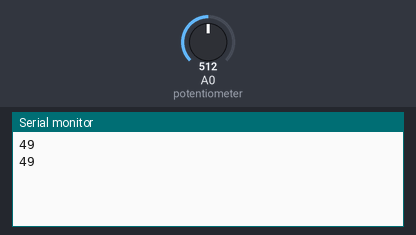
This sketch was run on a simulated Arduino Uno, built with avr-gcc and run on an emulated ATmega328P. On the bench: the last lines printed to the serial monitor. Inputs (shaded band) come from the test bench; at power-on: A0 (potentiometer) = 512.

Above: at 1.8 s.
1.9 s: A0 (potentiometer) set to 716
At 2.8 s:
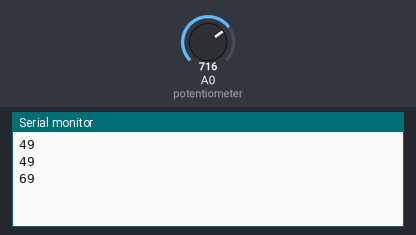
3.4 s: A0 (potentiometer) set to 900
At 4.8 s:
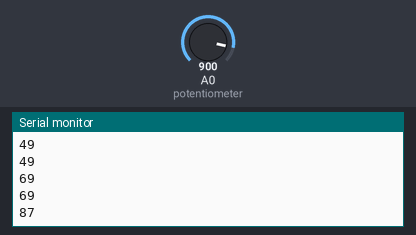
Timing chart, 0 to 6.4 s (numbered marks = the images above; inputs shaded):
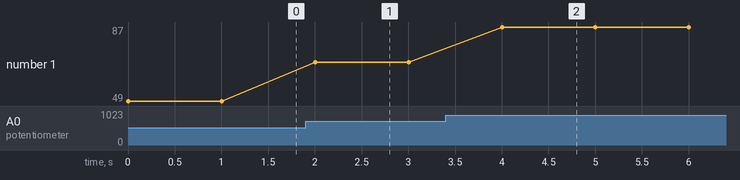

Measured:
- after the input at 1.9 s, the serial monitor: prints a new line after 0.10 s (image 1)
- after the input at 3.4 s, the serial monitor: prints a new line after 0.60 s (image 2)
- plotted number 1: 49 → 69 after the input at 1.9 s, 69 → 87 after the input at 3.4 s

The sketch:

assignment1.ino
```cpp
void setup()
{
  Serial.begin(9600);
}

int * convertdecimal(int decimal)
{
 int *binary = new int[4];//pointer array which represents the decimal value in binary
 //for loop converts the firstdigit and seconddigit variables into binary and storing the results in
 //firstdigitbinary and seconddigitbinary. It works by comparing the decimal number
  for (int i = 3; i > -1; i--)
  {
      //compares decimal to 8, if greater or equal set bit 3 to 1, then subtract 8 from decimal and continue comparing
        //if less than 8, set pin 3 to 0 and continue comparing
        if( i==3 & decimal>=8 ){

            binary[3] = 1;
            decimal=decimal-8;
        }
        else if (i==3)
        {
          binary[3] =0;
        }
      //compares decimal to 4, if greater or equal set bit 2 to 1, then subtract 4 from decimal and continue comparing
        //if less than 4, set pin 2 to 0 and continue comparing
        if( i==2 & decimal>=4 ){
          binary[2] =1;
            decimal=decimal-4;
        }
        else if (i==2)
        {
        binary[2] =0;
        }
      //compares decimal to 2, if greater or equal set bit 1 to 1, then subtract 2 from decimal and continue comparing
        //if less than 2, set pin 1 to 0 and continue comparing
        if( i==1 & decimal>=2 ){
          binary[1] =1;
            decimal=decimal-2;
        }
        else if (i==1)
        {
        binary[1] =0;
        }
      //compares decimal to 1, if greater or equal set bit 0 to 1, then subtract 1 from decimal and done comparing
        //if less than 1, set pin 0 to 0 and done comparing
        if( i==0 & decimal==1 ){
          binary[0] =1;
            decimal=0;
        }
        else if (i==0)
        {
        binary[0] =0;
        }
 }
  return binary;
}


void loop()
{
  int potval = analogRead(A0); //reads voltage from potentiometer into potval variable
  int decimalval = potval/10.333 ;//scales potentiometer value to be between 0-99
  int firstdigit = decimalval%(10); //obtains the digit to be printed to the first 7 seg
  int seconddigit = (decimalval - firstdigit)/10; //obtains the digit to be printed to the second 7 seg
  int firstdigitbinary[4];// array that represents the first digit in binary
  int seconddigitbinary[4];// array that represents the second digit in binary

  // sets firstdigitbinary and seconddigitbinary to their decimal values that were converted to binary
  for (int i=0; i<4; i++)
  {
    firstdigitbinary[i] = *(convertdecimal(firstdigit)+i);
    seconddigitbinary[i] = *(convertdecimal(seconddigit)+i) ;
  }


  //writes the binary representation of the first and second number
  //to pins 2,3,4,5 for the first number and pins 6,7,8,9 for the second
  //where each pin represents 1 bit
  for (int i=0; i<4; i++)
  {
    digitalWrite(i+2, firstdigitbinary[i]);
    digitalWrite(i+6, seconddigitbinary[i]);
  }
  Serial.println(decimalval);

  delay(1000);
}
```
